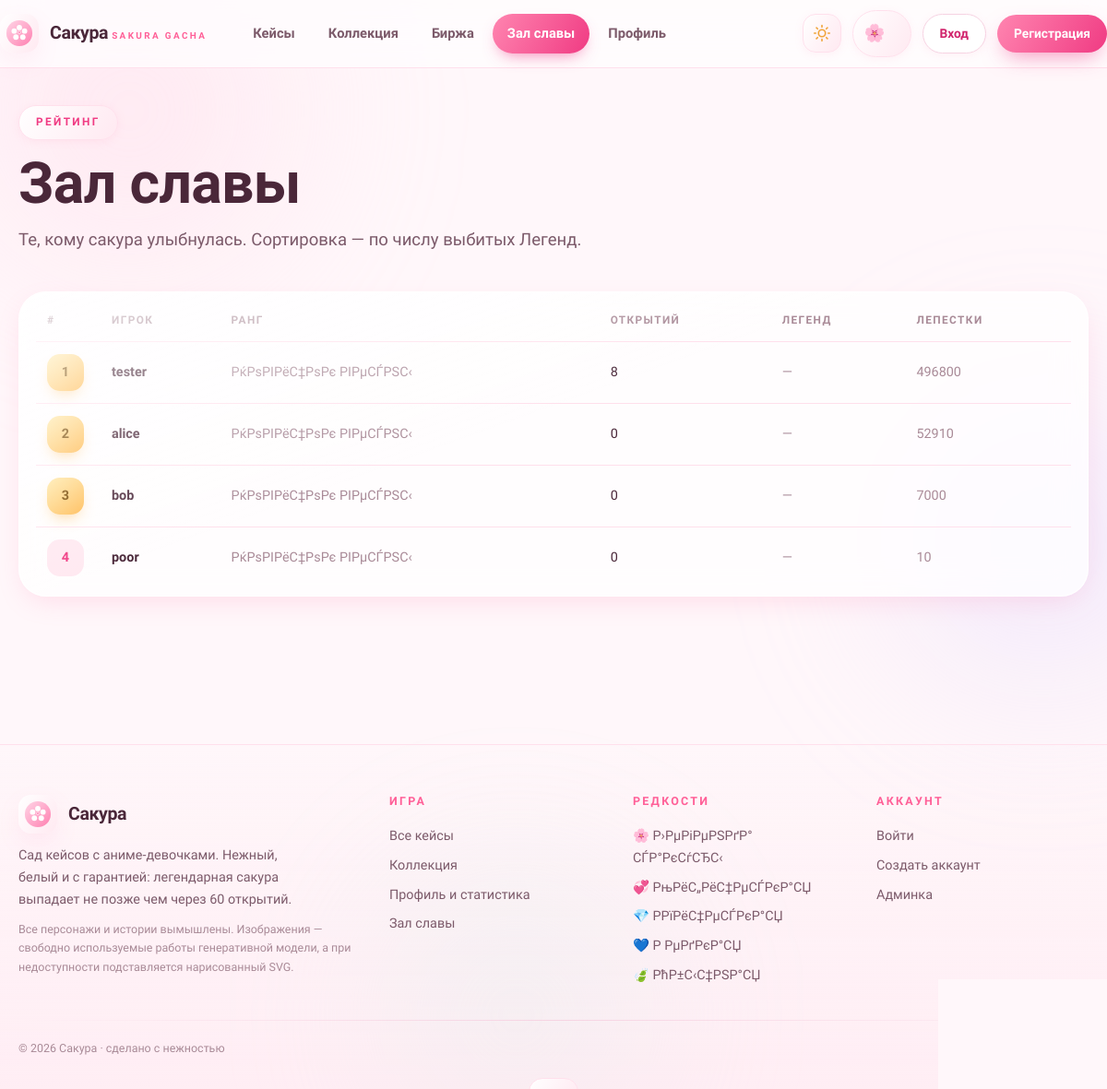
The page /hall/ on the database its author committed.
### sakura/models.py (models this page shows, shortened)
class Player(models.Model):
    user = models.OneToOneField(
        settings.AUTH_USER_MODEL, related_name="player", on_delete=models.CASCADE,
        null=True, blank=True,
    )
    guest_key = models.CharField(max_length=64, blank=True, db_index=True)
    nickname = models.CharField(max_length=40, blank=True)
    petals = models.PositiveIntegerField("Р›РµРїРµСЃС‚РєРё", default=2500)
    total_opens = models.PositiveIntegerField("Р’СЃРµРіРѕ РѕС‚РєСЂС‹С‚РёР№", default=0)
    legendaries = models.PositiveIntegerField("Р›РµРіРµРЅРґ РІС‹Р±РёС‚Рѕ", default=0)
    pity_counter = models.PositiveIntegerField("Р”Рѕ РіР°СЂР°РЅС‚Р°", default=0)
    last_daily = models.DateTimeField(null=True, blank=True)
    created_at = models.DateTimeField(default=timezone.now)
    PITY_LIMIT = 60
    DAILY_AMOUNT = 500
    class Meta:
        verbose_name = "РРіСЂРѕРє"
        verbose_name_plural = "РРіСЂРѕРєРё"
    @property
    def display_name(self) -> str:
        if self.user:
            return self.user.username
        return self.nickname or f"Р“РѕСЃС‚СЊ-{str(self.pk or 0)[:4]}"
    @property
    def rank_title(self) -> str:
        if self.legendaries >= 12:
            return "РҐСЂР°РЅРёС‚РµР»СЊРЅРёС†Р° РІРµСЃРЅС‹"
        if self.legendaries >= 6:
            return "РџРѕРІРµР»РёС‚РµР»СЊРЅРёС†Р° СЃР°РєСѓСЂС‹"
        if self.legendaries >= 3:
            return "Р¦РІРµС‚СѓС‰РёР№ СЃР°РґРѕРІРЅРёРє"
        if self.legendaries >= 1:
            return "РЎС‡Р°СЃС‚Р»РёРІР°СЏ РЅР°С…РѕРґРєР°"
        if self.total_opens >= 40:
            return "Р’РµС‚СЂРµРЅР°СЏ"
        if self.total_opens >= 10:
            return "РќР°С‡РёРЅР°СЋС‰РёР№ РёСЃРєР°С‚РµР»СЊ"
        return "РќРѕРІРёС‡РѕРє РІРµСЃРЅС‹"

### sakura/views.py (the view)
# urls.py: path("hall/", views.hall, name="hall"),
def hall(request):
    board = (
        Player.objects.filter(user__isnull=False)
        .select_related("user")
        .order_by("-legendaries", "-total_opens")[:24]
    )
    mine = None
    if request.user.is_authenticated:
        p = get_player(request)
        mine = p
    return render(request, "hall.html", {"board": board, "player": mine, "rarities": _rarity_context()})

### sakura/context_processors.py (called while the page is built)
def sakura_flags(request):
    from django.conf import settings
    return {"static_mode": bool(getattr(settings, "SAKURA_STATIC_EXPORT", False))}

### sakura/templatetags/sakura_tags.py (called while the page is built)
@register.simple_tag(takes_context=True)
def art_logo(context):
    if context.get("static_mode"):
        return static("art/logo.svg")
    return reverse("art_logo")

### sakura/views.py (called while the page is built)
def _rarity_context() -> list[dict]:
    out = []
    for key in RARITY_ORDER:
        meta = RARITY_META[key]
        out.append({"key": key, "label": dict(Rarity.choices)[key], "color": meta["color"], "tier": meta["tier"]})
    return out

### templates/hall.html (shortened to what this page needs)
{% extends "base.html" %}
{% load sakura_tags %}
{% block nav_hall %}active{% endblock %}
{% block content %}
<header class="mt-l mb-l">
  <span class="eyebrow">рейтинг</span>
  <h1 class="mt-s">Зал славы</h1>
  <p class="lead mt-s">Те, кому сакура улыбнулась. Сортировка — по числу выбитых Легенд.</p>
</header>
{% if board %}
<div class="card reveal-in" style="padding:8px 18px">
  <table class="table">
    <thead>
      <tr><th style="width:70px">#</th><th>Игрок</th><th>Ранг</th><th>Открытий</th><th>Легенд</th><th>Лепестки</th></tr>
    </thead>
    <tbody>
      {% for p in board %}
      <tr{% if player and p.pk == player.pk %} style="background:var(--s50)"{% endif %}>
        <td>
          <span class="badge-rank {% if forloop.counter <= 3 %}top{% endif %}">{{ forloop.counter }}</span>
        </td>
        <td><b>{{ p.display_name }}</b>{% if player and p.pk == player.pk %} <span class="rar rar-rare" style="font-size:.58rem">это ты</span>{% endif %}</td>
        <td class="dim">{{ p.rank_title }}</td>
        <td>{{ p.total_opens }}</td>
        <td>
          {% if p.legendaries %}
            <span class="rar rar-sakura">🌸 {{ p.legendaries }}</span>
          {% else %}<span class="dim">—</span>{% endif %}
        </td>
        <td class="dim">{{ p.petals }}</td>
      </tr>
      {% endfor %}
    </tbody>
  </table>
</div>
{% endif %}
{% endblock %}

### templates/base.html (shortened to what this page needs)
{% load sakura_tags %}
{% load static %}<!DOCTYPE html>
<html lang="ru">
<head>
<link rel="stylesheet" href="{% static 'css/sakura.css' %}">
</head>
<body>
<div class="petal-field" id="petalField" aria-hidden="true"></div>
<div class="blob blob-1" aria-hidden="true"></div>
<div class="blob blob-2" aria-hidden="true"></div>
<div class="blob blob-3" aria-hidden="true"></div>
<header class="nav">
  <div class="wrap nav-in">
    <a class="brand" href="{% url 'home' %}">
      <span class="brand-mark"><img src="{% art_logo %}" alt="" width="30" height="30"></span>
      <span>
        <span class="brand-name">Сакура</span>
        <span class="brand-sub">sakura gacha</span>
      </span>
    </a>
    <nav class="nav-links" id="navLinks">
      <a href="{% url 'cases' %}" class="{% block nav_cases %}{% endblock %}">Кейсы</a>
      <a href="{% url 'collection' %}" class="{% block nav_coll %}{% endblock %}">Коллекция</a>
      <a href="{% url 'market' %}" class="{% block nav_market %}{% endblock %}">Биржа</a>
      <a href="{% url 'hall' %}" class="{% block nav_hall %}{% endblock %}">Зал славы</a>
      <a href="{% url 'profile' %}" class="{% block nav_prof %}{% endblock %}">Профиль</a>
    </nav>
    <div class="nav-right">
      <button class="theme-btn" id="themeBtn" type="button" title="Сменить тему" aria-label="Сменить тему">
        <svg class="ico-sun" viewBox="0 0 24 24" fill="none" stroke="#f0a53c" stroke-width="2" stroke-linecap="round">
          <circle cx="12" cy="12" r="4.5"/><path d="M12 2v2M12 20v2M2 12h2M20 12h2M4.9 4.9l1.4 1.4M17.7 17.7l1.4 1.4M19.1 4.9l-1.4 1.4M6.3 17.7l-1.4 1.4"/>
        </svg>
      </button>
      <button class="purse" id="purse" type="button" title="Ежедневный подарок: +500 🌸" data-ready="{{ player.is_daily_ready|yesno:'1,0' }}">
        <span class="purse-ico">🌸</span>
      </button>
      {% if static_mode %}
        <button class="btn btn-ghost btn-sm" id="renameBtn" type="button">Имя</button>
      {% elif user.is_authenticated %}
        <a class="avatar-btn" href="{% url 'profile' %}" title="{{ user.username }}">{{ user.username|first|upper }}</a>
        <a class="btn btn-ghost btn-sm" href="{% url 'logout' %}">Выйти</a>
      {% else %}
        <a class="btn btn-ghost btn-sm" href="{% url 'login' %}">Вход</a>
        <a class="btn btn-sm" href="{% url 'register' %}">Регистрация</a>
      {% endif %}
    </div>
  </div>
</header>
<main class="page">
  <div class="wrap">
    {% block content %}{% endblock %}
  </div>
</main>
<footer class="footer">
  <div class="wrap">
    <div class="footer-cols">
      <div>
        <div class="brand" style="margin-bottom:12px">
          <span class="brand-mark"><img src="{% art_logo %}" alt="" width="30" height="30"></span>
          <span><span class="brand-name">Сакура</span></span>
        </div>
        <p class="muted" style="font-size:.9rem;max-width:38ch">
          Сад кейсов с аниме-девочками. Нежный, белый и с гарантией:
          легендарная сакура выпадает не позже чем через 60 открытий.
        </p>
        <p class="dim tiny mt-s">Все персонажи и истории вымышлены. Изображения — свободно используемые
          работы генеративной модели, а при недоступности подставляется нарисованный SVG.</p>
      </div>
      <div>
        <h4>Игра</h4>
        <a href="{% url 'cases' %}">Все кейсы</a>
        <a href="{% url 'collection' %}">Коллекция</a>
        <a href="{% url 'profile' %}">Профиль и статистика</a>
        <a href="{% url 'hall' %}">Зал славы</a>
      </div>
      <div>
        <h4>Редкости</h4>
        {% for r in rarities %}<a href="{% url 'collection' %}?rarity={{ r.key }}">{{ r.label }}</a>{% endfor %}
      </div>
      <div>
        <h4>Аккаунт</h4>
        {% if static_mode %}
          <a href="/profile/">Моя коллекция</a>
          <a href="/collection/">Мои героини</a>
        {% elif user.is_authenticated %}
          <a href="{% url 'profile' %}">Мой профиль</a>
          <a href="{% url 'logout' %}">Выйти</a>
        {% else %}
          <a href="{% url 'login' %}">Войти</a>
          <a href="{% url 'register' %}">Создать аккаунт</a>
        {% endif %}
        {% if not static_mode %}<a href="/admin/">Админка</a>{% endif %}
      </div>
    </div>
    <div class="divider" style="margin:32px 0 20px"></div>
    <div class="between wrapf tiny dim">
      <span>© 2026 Сакура · сделано с нежностью</span>
      <span class="jp">桜 の 庭</span>
    </div>
  </div>
</footer>
<div class="notice" id="notice"></div>
</body>
</html>

### rows shown on the page
Player: display_name "tester", rank_title "РќРѕРІРёС‡РѕРє РІРµСЃРЅС‹", total_opens "8", petals "496800"
Player: display_name "alice", rank_title "РќРѕРІРёС‡РѕРє РІРµСЃРЅС‹", total_opens "0", petals "52910"
Player: display_name "bob", rank_title "РќРѕРІРёС‡РѕРє РІРµСЃРЅС‹", total_opens "0", petals "7000"
Player: display_name "poor", rank_title "РќРѕРІРёС‡РѕРє РІРµСЃРЅС‹", total_opens "0", petals "10"

### other values the page prints
{{ r.label }} "🌸 Р›РµРіРµРЅРґР° СЃР°РєСѓСЂС‹" "💞 РњРёС„РёС‡РµСЃРєР°СЏ" "💎 Р­РїРёС‡РµСЃРєР°СЏ" "💙 Р РµРґРєР°СЏ" "🍃 РћР±С‹С‡РЅР°СЏ"
